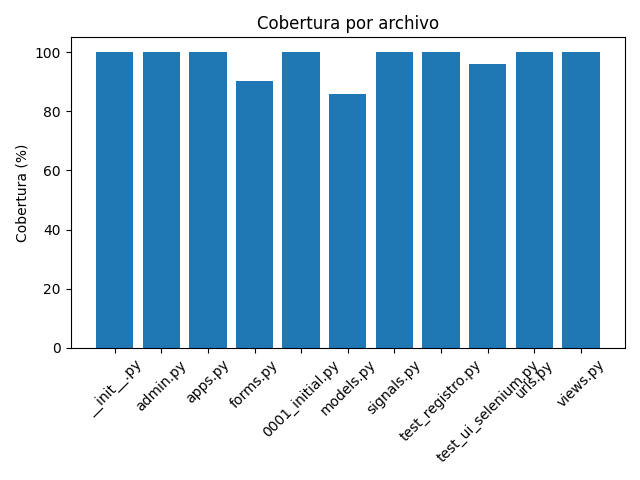

Here is the Python script that generated this plot:
import json
import matplotlib.pyplot as plt

# Leer coverage
with open("coverage.json") as f:
    data = json.load(f)

files = data["files"]

labels = []
values = []

for file, info in files.items():
    labels.append(file.split("/")[-1])
    values.append(info["summary"]["percent_covered"])

# Crear gráfica
plt.figure()
plt.bar(labels, values)
plt.xticks(rotation=45)
plt.ylabel("Cobertura (%)")
plt.title("Cobertura por archivo")
plt.tight_layout()

# 👇 FORZAR GUARDADO ABSOLUTO
plt.savefig("/app/grafica_coverage.png")

print("✅ Imagen guardada en /app/grafica_coverage.png")
